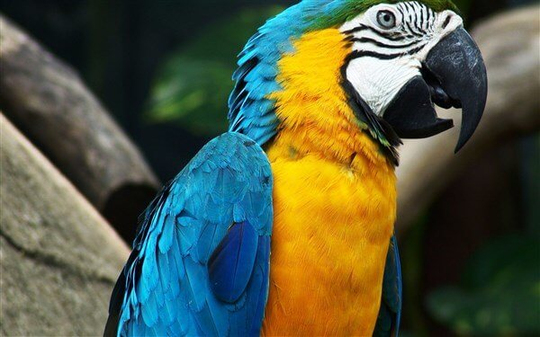
#> input picture Documents/papagan.jpg, 540 x 337 px, found by its file name
$ python Gradiendts.py
#> lines starting #> are read from the running program, lines starting #| are printed output that depends on the picture; after the words box and inside, x2 and y2 are one past the last pixel; in counts of white or black regions, pixels touching at a corner belong together
import cv2 as cv
import numpy as np

img = cv.imread('Documents\\papagan.jpg')
#> img is the input picture: shape (337, 540, 3); mean B, G, R 68.4, 90.9, 83.6
cv.imshow('Papagan', img)

gray = cv.cvtColor(img, cv.COLOR_BGR2GRAY)
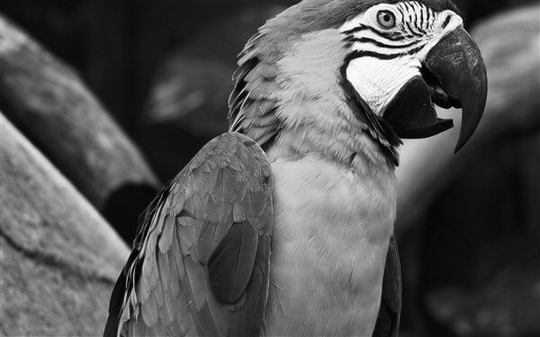
#> gray: shape (337, 540); min 0, max 255, mean 86.2
cv.imshow('Grayscaled Image', gray)

# Laplacian
lap = cv.Laplacian(gray, cv.CV_64F)
lap = np.uint8(np.absolute(lap))
cv.imshow('Laplacian', lap)

# Sobel
sobelx = cv.Sobel(gray, cv.CV_64F, 1, 0)
sobely = cv.Sobel(gray, cv.CV_64F, 0, 1)
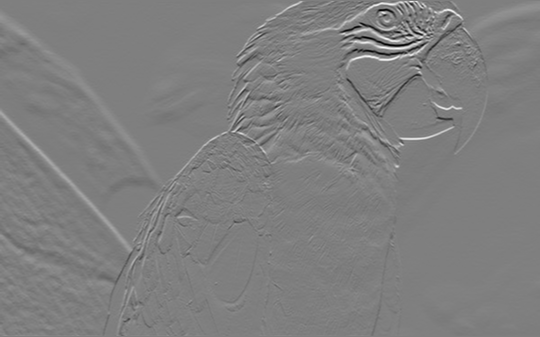
#> sobely: shape (337, 540) float64; min -919, max 921, mean 0.7; drawn with min black and max white
combined_sobel = cv.bitwise_or(sobelx, sobely)
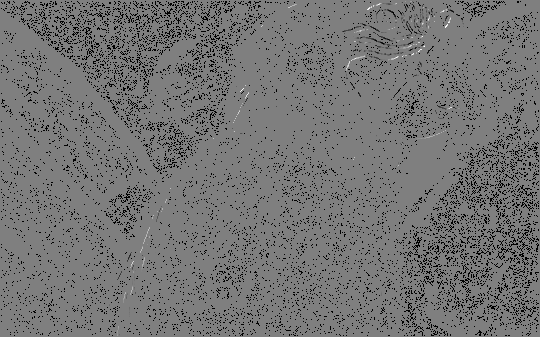
#> combined_sobel: shape (337, 540) float64; 8.22% of the values are NaN or infinite; the others: min -130944, max 130944, mean -252; drawn with min black, max white, NaN and infinite black

cv.imshow('Sobel Combined', combined_sobel)
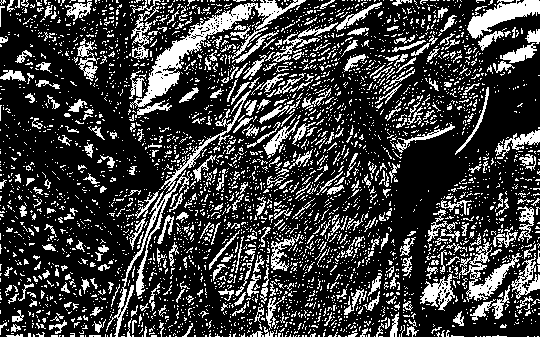
#> window 'Sobel Combined': shape (337, 540); 24.1% white in thin lines or dots
cv.imshow('Sobel X', sobelx)
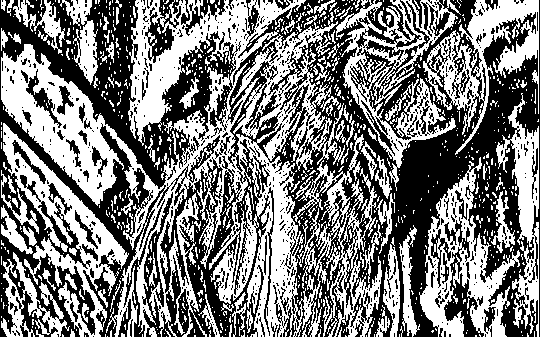
#> window 'Sobel X': shape (337, 540); 48.9% white; 969 white regions (851 under 20 px), largest, box (x1, y1, x2, y2) and area: (1, 0, 382, 337) 43855, (336, 0, 461, 191) 6547, (3, 123, 129, 337) 6540
cv.imshow('Sobel Y',sobely)
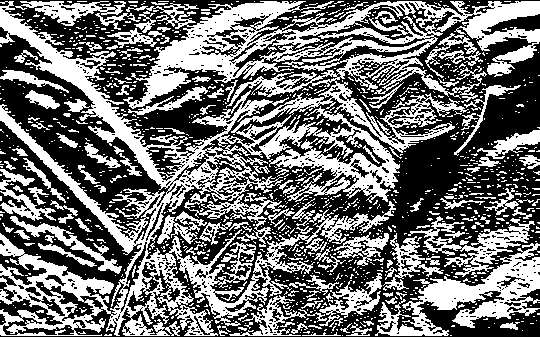
#> window 'Sobel Y': shape (337, 540); 44.2% white; 1235 white regions (1086 under 20 px), largest, box (x1, y1, x2, y2) and area: (0, 1, 540, 336) 49733, (375, 243, 540, 336) 5262, (408, 216, 535, 277) 2090

canny = cv.Canny(gray, 150, 175)
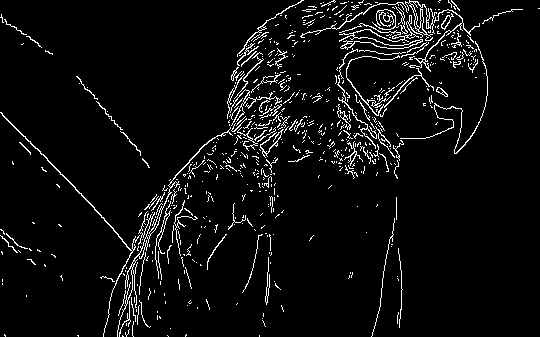
#> canny: shape (337, 540); 5.2% white in thin lines or dots
cv.imshow('Canny', canny)


cv.waitKey(0)

$ run again, with Documents/boston.jpg copied over Documents/papagan.jpg
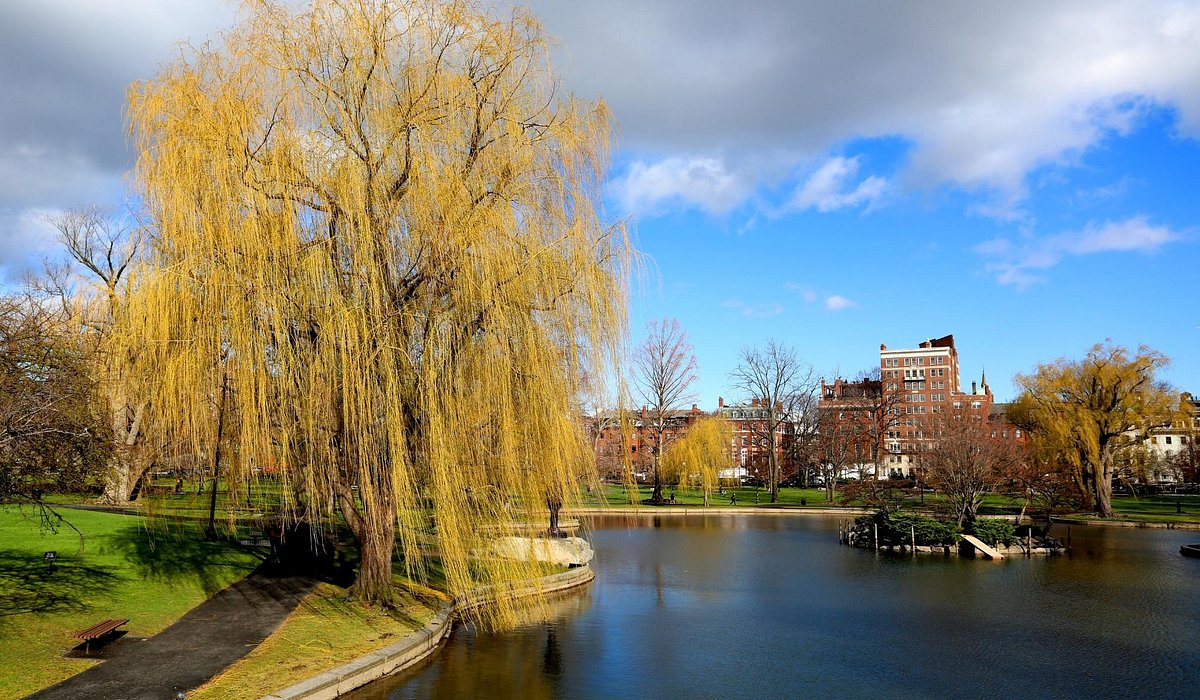
#> input picture Documents/boston.jpg, 1200 x 700 px, found by its file name
#> img is the input picture: shape (700, 1200, 3); mean B, G, R 120.6, 133.1, 131.1
#> `cv.imshow('Sobel Combined', combined_sobel)`:
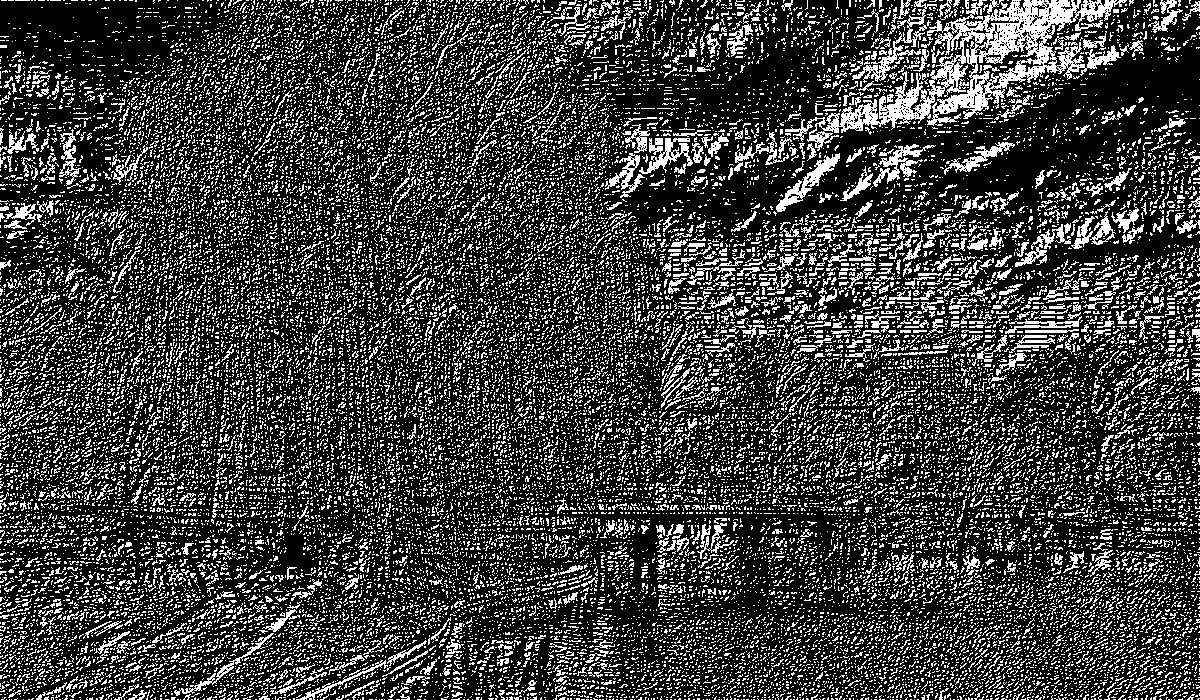
#> window 'Sobel Combined': shape (700, 1200); 24.3% white in thin lines or dots
#> `canny = cv.Canny(gray, 150, 175)`:
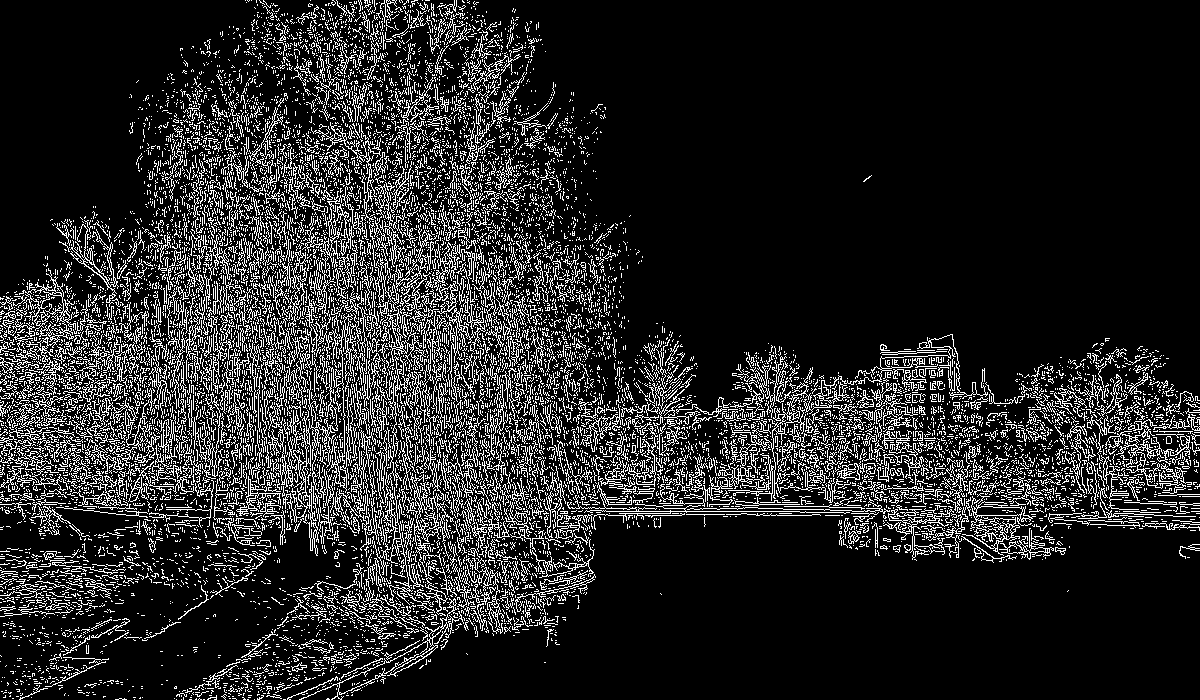
#> canny: shape (700, 1200); 14.7% white in thin lines or dots

$ run again, with Documents/giraffe.jpeg copied over Documents/papagan.jpg
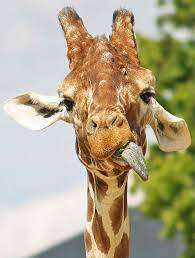
#> input picture Documents/giraffe.jpeg, 195 x 258 px, found by its file name
#> img is the input picture: shape (258, 195, 3); mean B, G, R 138, 167.4, 177.8
#> `canny = cv.Canny(gray, 150, 175)`:
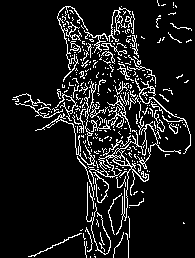
#> canny: shape (258, 195); 10.4% white in thin lines or dots
